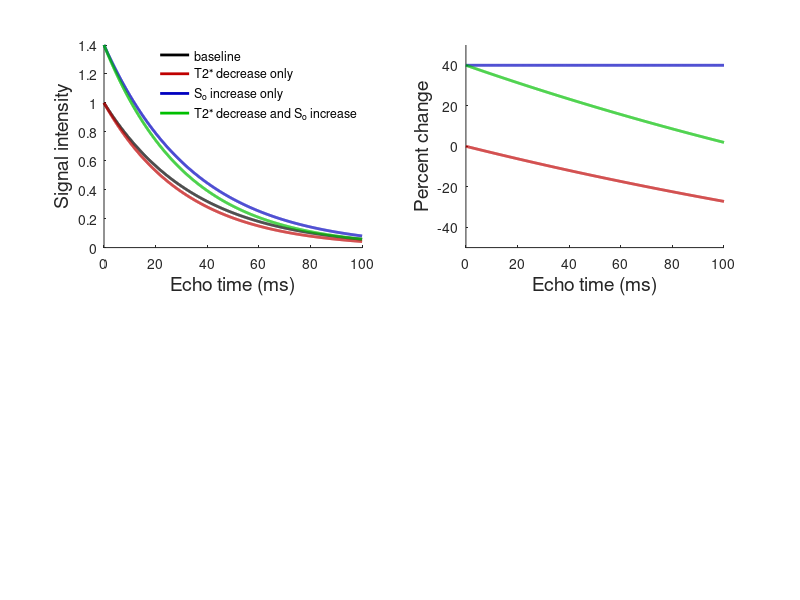

MATLAB code to generate this figure: (Note: this script raises an error after producing the figure.)
clear all; close all; clc

% base parameters
t=linspace(0,0.1,1000);
T2s=0.035;
So=1;
TEs=[12.8,34.3,55.6]/1000;

% simulated bold
S=So*exp(-t/T2s);
for e=1:numel(TEs), [~,TEsmp(e)]=min(abs(t-TEs(e))); end

% simulated change in T2 (decrease so shorter time constant)
delT2s=-0.1*T2s;
S2=So*exp(-t/(T2s+delT2s));

% increase in So
delSo=0.4*So;
S3=(So+delSo)*exp(-t/T2s);

% increase in So + decrease in T2s
S4=(So+delSo)*exp(-t/(T2s+delT2s));

% 
figure;
hs(1)=subplot(221);
plot(t*1000,S,'k','LineWidth',2);
hold on
%plot(t(TEsmp),S(TEsmp),'or');
plot(t*1000,S2,'Color',[1 0 0]*0.75,'LineWidth',2);
plot(t*1000,S3,'Color',[0 0 1]*0.75,'LineWidth',2);
plot(t*1000,S4,'Color',[0 1 0]*0.75,'LineWidth',2);
hlg=legend('baseline','T2^\ast decrease only','S_o increase only','T2^\ast decrease and S_o increase');
xlabel('Echo time (ms)','FontSize',14);
ylabel('Signal intensity','FontSize',14);
set(hlg,'box','off');
lgPos=get(hlg,'Position');
set(hlg,'Position',[lgPos(1)+0.02 lgPos(2)+0.025 lgPos(3) lgPos(4)]);
box off

hs(2)=subplot(222); hold on
plot(t*1000,(S2-S)./S*100,'Color',[1 0 0]*0.75,'LineWidth',2);
plot(t*1000,(S3-S)./S*100,'Color',[0 0 1]*0.75,'LineWidth',2);
plot(t*1000,(S4-S)./S*100,'Color',[0 1 0]*0.75,'LineWidth',2);
ylabel('Percent change','FontSize',14);
ylim([-50 50]);
xlabel('Echo time (ms)','FontSize',14);

sublabel(hs,0,-40,'FontWeight','Bold','FontSize',16);
print -dpng ../figures/simulatedEffect
crop('../figures/simulatedEffect.png');

% subplot(222);
% 
% hold on
% plot(t(TEsmp),S2(TEsmp),'or');


